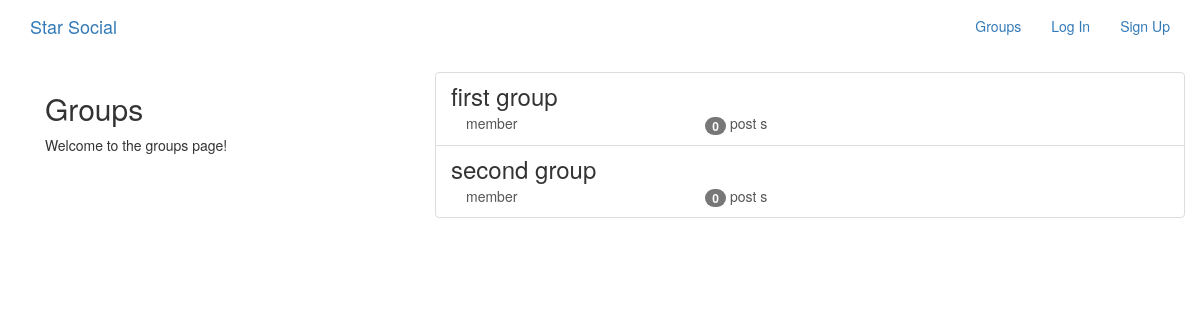
The page /groups/ on the database as committed earlier.
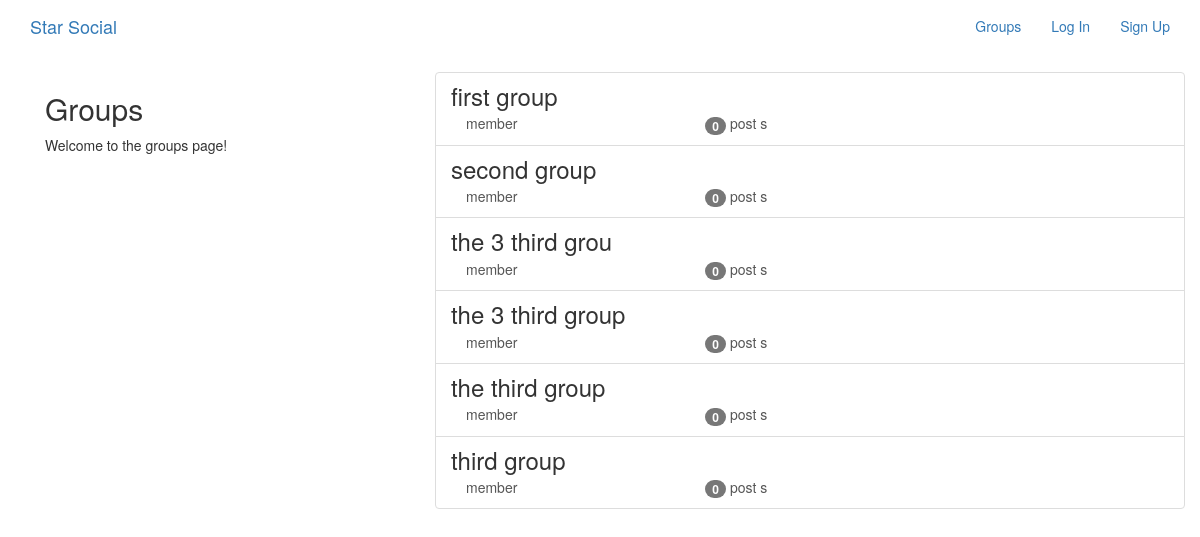
The same page on the database as committed later.
### groups/models.py (models this page shows, shortened)
class Group(models.Model):
    name = models.CharField(max_length=255, unique=True)
    slug = models.SlugField(allow_unicode=True,unique=True)
    description = models.TextField(blank=True,default='')
    description_html = models.TextField(editable=False,default='',blank=True)
    members = models.ManyToManyField(User,through='GroupMember')
    class Meta:
        ordering = ['name']

### groups/views.py (the view)
class ListGroups(generic.ListView):
    model = Group

### groups/templates/groups/group_list.html (shortened to what this page needs)
{% extends "groups/group_base.html" %}
{% block pregroup %}
<div class="col-md-4">
    <div class="content">
        <h2>Groups</h2>
        <p>Welcome to the groups page!</p>
    </div>
</div>
{% endblock %}
{% block group_content %}
<div class="col-md-8">
    <div class="list_group">
        {% for group in object_list %}
        <a class="list-group-item" href="{% url 'groups:single' slug=group.slug %}">
            <h3 class="title list-group-item-heading">{{group.name}}</h3>
            <div class="list-group-item-text container-fluid">
                <div class="row">
                    <div class="col-md-4">
                        member {{ group.member.count| pluralize}}
                    </div>
                    <div class="col-md-4">
                        <span class="badge">{{group.posts.count}}</span>
                        post {{ group.posts.count| pluralize}}
                    </div>
                </div>
            </div>
        </a>
        {% endfor %}
    </div>
</div>
{% endblock %}

### groups/templates/groups/group_base.html (shortened to what this page needs)
{% extends "base.html" %}
{% load bootstrap3 %}
{% block content %}
<div class="container" >
   <div class="row">
       {% block pregroup %} {% endblock %}
       {% block group_content %} {% endblock %}
   </div>
</div>
{% endblock %}

### templates/base.html (shortened to what this page needs)
<!DOCTYPE html>
{% load staticfiles %}
<html lang="en">
<head>
<link rel="stylesheet" href="https://maxcdn.bootstrapcdn.com/bootstrap/3.3.7/css/bootstrap.min.css">
<link rel="stylesheet" href="https://maxcdn.bootstrapcdn.com/bootstrap/3.3.7/css/bootstrap-theme.min.css">
    <link rel="stylesheet" href="{% static 'css/master.css' %}">
</head>
<body>
    <nav class="navbar mynav" role="navigation" id="navbar">
        <div class="container">
                <a class="navbar-brand mynav" href="{% url 'home' %}">Star Social</a>
                <ul class="nav navbar-nav navbar-right">
                    {% if user.is_authenticated %}
                    <li><a href="{% url 'posts:create' %}">Post</a></li>
                    <li><a href="{% url 'groups:all' %}">Groups</a></li>
                    <li><a href="{% url 'groups:create' %}">Create Group</a></li>
                    <li><a href="{% url 'accounts:logout' %}">Log Out</a></li>
                    {% else %}
                    <li><a href="{% url 'groups:all' %}">Groups</a></li>
                    <li><a href="{% url 'accounts:login' %}">Log In</a></li>
                    <li><a href="{% url 'accounts:signup' %}">Sign Up</a></li>
                    {% endif %}
                </ul>
        </div>
</nav>
<div class="container mycontent">
    {% block content %}
    {% endblock %}
</div>
</body>
</html>

Rows that differ between the two databases and show on the page:
added Group: name "the 3 third grou", posts.count "0", posts.count|pluralize "s"
added Group: name "the 3 third group", posts.count "0", posts.count|pluralize "s"
added Group: name "the third group", posts.count "0", posts.count|pluralize "s"
added Group: name "third group", posts.count "0", posts.count|pluralize "s"
